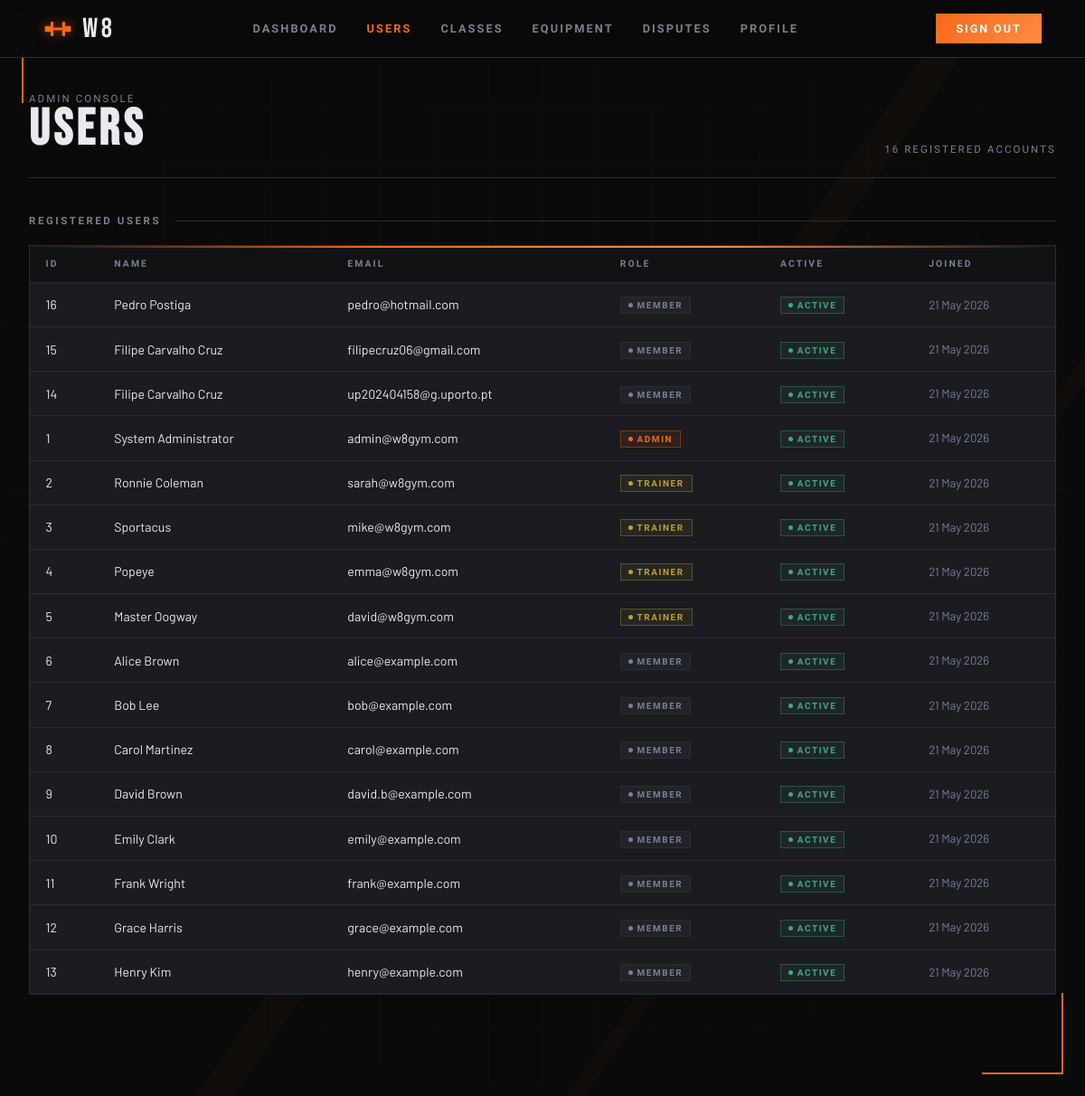
Before: /pages/admin_users.php (signed in) with the older database file.
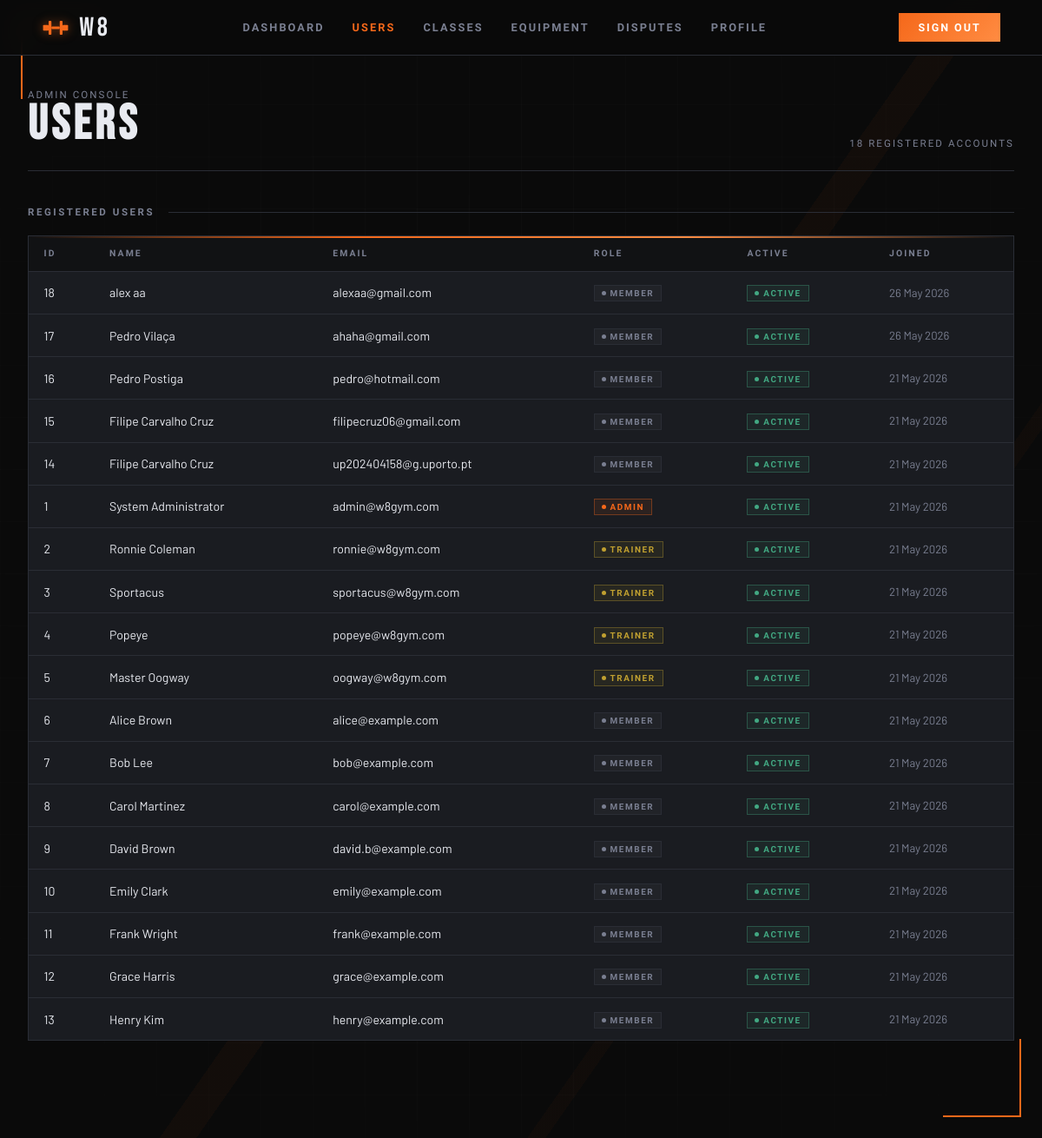
After: the same page with the newer database file.
### tables this page shows
CREATE TABLE users (
  id             INTEGER PRIMARY KEY AUTOINCREMENT,
  username       TEXT    NOT NULL UNIQUE,
  email          TEXT    NOT NULL UNIQUE,
  password_hash  TEXT    NOT NULL,
  first_name     TEXT    NOT NULL,
  last_name      TEXT    NOT NULL,
  phone          TEXT    DEFAULT NULL,
  date_of_birth  TEXT    DEFAULT NULL,   -- ISO-8601: YYYY-MM-DD
  photo_path     TEXT    DEFAULT NULL,   -- stored relative path
  role           TEXT    NOT NULL DEFAULT 'member'
                         CHECK (role IN ('member','trainer','admin')),
  is_active      INTEGER NOT NULL DEFAULT 1,
  created_at     TEXT    NOT NULL DEFAULT (datetime('now')),
  updated_at     TEXT    NOT NULL DEFAULT (datetime('now'))
  -- NOTE: update updated_at via UPDATE trigger or in application code
);

### config/session.php (called while the page is built, shortened)
<?php
if (isset($_SESSION['id']) && !isset($_SESSION['user'])) {
    $db = get_db();
    $stmt = $db->prepare('SELECT id, username, email, first_name, last_name, photo_path, role FROM users WHERE id = ?');
    $stmt->execute([$_SESSION['id']]);
}
function current_user(): ?array {
    return $_SESSION['user'] ?? null;
}
function require_login(string $redirect = '../pages/sign_in.php'): array {
    $user = current_user();
    return $user;
}
function require_role(string $role, string $redirect = '../pages/dashboard.php'): array {
    $user = require_login();
    return $user;
}
function require_admin(): array {
    return require_role('admin');
}

### pages/admin_users.php (the view, shortened to what this page needs)
<?php
require_once __DIR__ . '/../config/session.php';
$admin = require_admin();
$role = $admin['role'];
$db = get_db();
$stmt = $db->query(
    'SELECT id, username, first_name, last_name, email, role, is_active, created_at
     FROM users
     ORDER BY created_at DESC'
);
$users = $stmt->fetchAll();
?>
<!doctype html>
<html lang="en">
<head>
  <link rel="stylesheet" href="../css/base.css">
  <link rel="stylesheet" href="../css/components.css">
  <link rel="stylesheet" href="../css/admin.css">
</head>
<body>
  <span class="corner corner--tl"></span>
  <span class="corner corner--br"></span>
  <?php $current_page = 'admin_users'; require_once __DIR__ . '/../includes/nav.php'; ?>
  <main class="admin-layout">
    <header class="admin-header">
      <div>
        <div class="admin-header__sub">Admin Console</div>
        <h1 class="admin-header__title">Users</h1>
      </div>
      <div class="admin-header__sub"><?= count($users) ?> registered accounts</div>
    </header>
    <section class="admin-section">
      <div class="admin-section__heading">
        <span class="admin-section__title">Registered Users</span>
        <span class="admin-section__line"></span>
      </div>
      <div class="admin-table-wrap">
        <table class="admin-table">
          <thead>
            <tr>
              <th>ID</th>
              <th>Name</th>
              <th>Email</th>
              <th>Role</th>
              <th>Active</th>
              <th>Joined</th>
            </tr>
          </thead>
          <tbody>
            <?php foreach ($users as $u): ?>
            <tr>
              <td><?= (int)$u['id'] ?></td>
              <td><?= htmlspecialchars($u['first_name'] . ' ' . $u['last_name'], ENT_QUOTES, 'UTF-8') ?></td>
              <td><?= htmlspecialchars($u['email'], ENT_QUOTES, 'UTF-8') ?></td>
              <td><span class="badge badge--role-<?= htmlspecialchars($u['role'], ENT_QUOTES, 'UTF-8') ?>"><?= htmlspecialchars($u['role'], ENT_QUOTES, 'UTF-8') ?></span></td>
              <td><span class="badge <?= $u['is_active'] ? 'badge--active' : 'badge--inactive' ?>"><?= $u['is_active'] ? 'Active' : 'Inactive' ?></span></td>
              <td class="muted"><?= htmlspecialchars(date('d M Y', strtotime($u['created_at'])), ENT_QUOTES, 'UTF-8') ?></td>
            </tr>
            <?php endforeach; ?>
          </tbody>
        </table>
      </div>
    </section>
  </main>
</body>
</html>

### includes/nav.php (shortened to what this page needs)
<?php
$current_page = $current_page ?? '';
$role = $role ?? null;
$base_path = $base_path ?? '../';
$is_active = function($page) use ($current_page) {
    return $current_page === $page ? 'nav-link--active' : '';
};
?>
<nav>
  <a href="<?= $base_path ?>index.php" class="nav-brand">
    <span>W8</span>
  </a>
  <div class="nav-links">
    <?php if ($role): ?>
      <a href="<?= $base_path ?>pages/dashboard.php" class="<?= $is_active('dashboard') ?>">Dashboard</a>
    <?php endif; ?>
    <?php if ($role === 'member'): ?>
      <a href="<?= $base_path ?>pages/equipment.php" class="<?= $is_active('equipment') ?>">Equipment</a>
      <a href="<?= $base_path ?>pages/trainers.php" class="<?= $is_active('trainers') ?>">Trainers</a>
    <?php elseif ($role === 'trainer'): ?>
      <a href="<?= $base_path ?>pages/my_schedule.php" class="<?= $is_active('my_schedule') ?>">My Schedule</a>
      <a href="<?= $base_path ?>pages/my_roster.php" class="<?= $is_active('my_roster') ?>">Roster</a>
    <?php elseif ($role === 'admin'): ?>
      <a href="<?= $base_path ?>pages/admin_users.php" class="<?= $is_active('admin_users') ?>">Users</a>
      <a href="<?= $base_path ?>pages/admin_classes.php" class="<?= $is_active('admin_classes') ?>">Classes</a>
      <a href="<?= $base_path ?>pages/admin_equipment.php" class="<?= $is_active('admin_equipment') ?>">Equipment</a>
      <a href="<?= $base_path ?>pages/admin_disputes.php" class="<?= $is_active('admin_disputes') ?>">Disputes</a>
    <?php endif; ?>
    <?php if ($role): ?>
      <a href="<?= $base_path ?>pages/profile.php" class="<?= $is_active('profile') ?>">Profile</a>
    <?php else: ?>
      <a href="<?= $base_path ?>pages/sign_in.php" class="nav-mobile-auth" style="display:none;">Sign In</a>
      <a href="<?= $base_path ?>pages/register.php" class="nav-mobile-auth" style="display:none;">Register</a>
    <?php endif; ?>
  </div>
  <?php if ($role): ?>
    <a href="<?= $base_path ?>actions/do_logout.php" class="nav-cta nav-desktop-auth">Sign Out</a>
  <?php endif; ?>
</nav>

### css/base.css (style rules this page uses)
:root { --color-black: #0a0a0a; --color-dark: #111214; --color-steel: #1a1c21; --color-border: #2a2d35; --color-muted: #3e424f; --color-text: #e8eaf0; --color-subtle: #7a7f91; --color-accent: #f5681a; --color-accent2: #ff8c42; --color-glow: rgba(245, 104, 26, 0.18); --grad-accent: linear-gradient(135deg, var(--color-accent) 0%, var(--color-accent2) 100%); --radius-card: 2px; --radius-field: 2px; --transition: 0.22s cubic-bezier(0.4, 0, 0.2, 1); --font-display: 'Bebas Neue', sans-serif; --font-ui: 'Barlow Condensed', sans-serif; --font-body: 'Barlow', sans-serif; --fd: var(--font-display); --fu: var(--font-ui); --fb: var(--font-body); --t: var(--transition); --accent: var(--color-accent); --accent2: var(--color-accent2); --subtle: var(--color-subtle); --border: var(--color-border); --steel: var(--color-steel); --dark: var(--color-dark); --text: var(--color-text); --grad: var(--grad-accent); }
*, *::before, *::after { box-sizing: border-box; margin: 0; padding: 0; }
html { font-size: 16px; scroll-behavior: smooth; }
body { min-height: 100vh; background: var(--color-black); color: var(--color-text); font-family: var(--font-body); overflow-x: hidden; }
a { color: var(--color-accent); text-decoration: none; transition: color var(--transition); }

### css/components.css (style rules this page uses)
.corner { position: fixed; width: 90px; height: 90px; pointer-events: none; z-index: 1; }
.corner--tl { top: 24px; left: 24px; border-top: 2px solid var(--accent); border-left: 2px solid var(--accent); animation: corner-pulse 3s ease-in-out infinite; }
.corner--br { bottom: 24px; right: 24px; border-bottom: 2px solid var(--accent); border-right: 2px solid var(--accent); animation: corner-pulse 3s ease-in-out infinite 1.5s; }
nav { position: fixed; top: 0; left: 0; right: 0; z-index: 100; display: flex; align-items: center; justify-content: space-between; padding: 0 3rem; height: 64px; background: rgba(10,10,10,.92); border-bottom: 1px solid var(--border); backdrop-filter: blur(12px); }
.nav-brand { display: flex; align-items: center; gap: .7rem; text-decoration: none; }
.nav-brand svg { width: 32px; height: 32px; color: var(--accent); filter: drop-shadow(0 0 6px rgba(245, 104, 26, .5)); }
.nav-brand span { font-family: var(--fd); font-size: 1.9rem; letter-spacing: .12em; color: var(--text); }
.nav-links { display: flex; gap: 2rem; }
.nav-links a { font-family: var(--fu); font-size: .8rem; font-weight: 600; letter-spacing: .16em; text-transform: uppercase; color: var(--subtle); text-decoration: none; }
.nav-links a:hover, .nav-links a.nav-link--active { color: var(--accent); }
.nav-cta { font-family: var(--fu); font-size: .78rem; font-weight: 600; letter-spacing: .16em; text-transform: uppercase; padding: .55rem 1.4rem; background: var(--grad); color: #fff; transition: filter var(--t); text-decoration: none; }

Changed rows visible on the page:
added users: id "18", first_name+last_name "alex aa", email "alexaa@gmail.com", role "MEMBER", is_active "ACTIVE", created_at "26 May 2026"
added users: id "17", first_name+last_name "Pedro Vilaça", email "ahaha@gmail.com", role "MEMBER", is_active "ACTIVE", created_at "26 May 2026"
changed users "Ronnie Coleman": email "sarah@w8gym.com" → "ronnie@w8gym.com"
changed users "Sportacus": email "mike@w8gym.com" → "sportacus@w8gym.com"
changed users "Popeye": email "emma@w8gym.com" → "popeye@w8gym.com"
changed users "Master Oogway": email "david@w8gym.com" → "oogway@w8gym.com"
Other visible differences:
count($users): "16" → "18"
